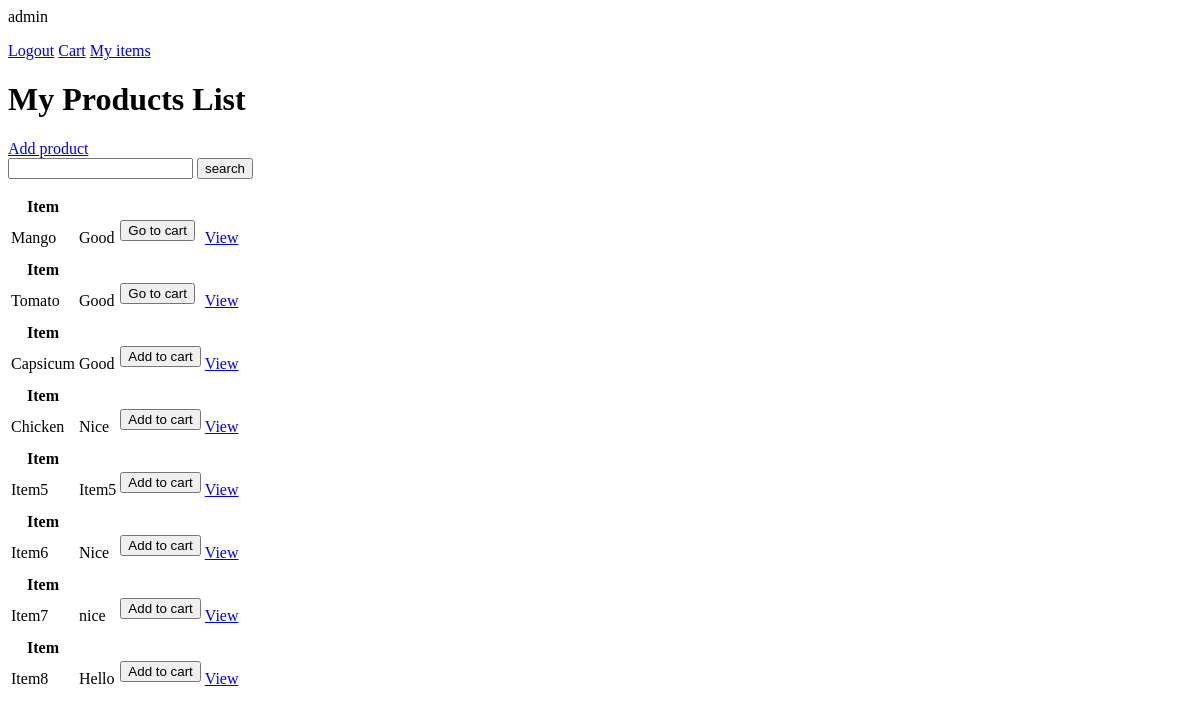
Before: / (signed in) with the older database file.
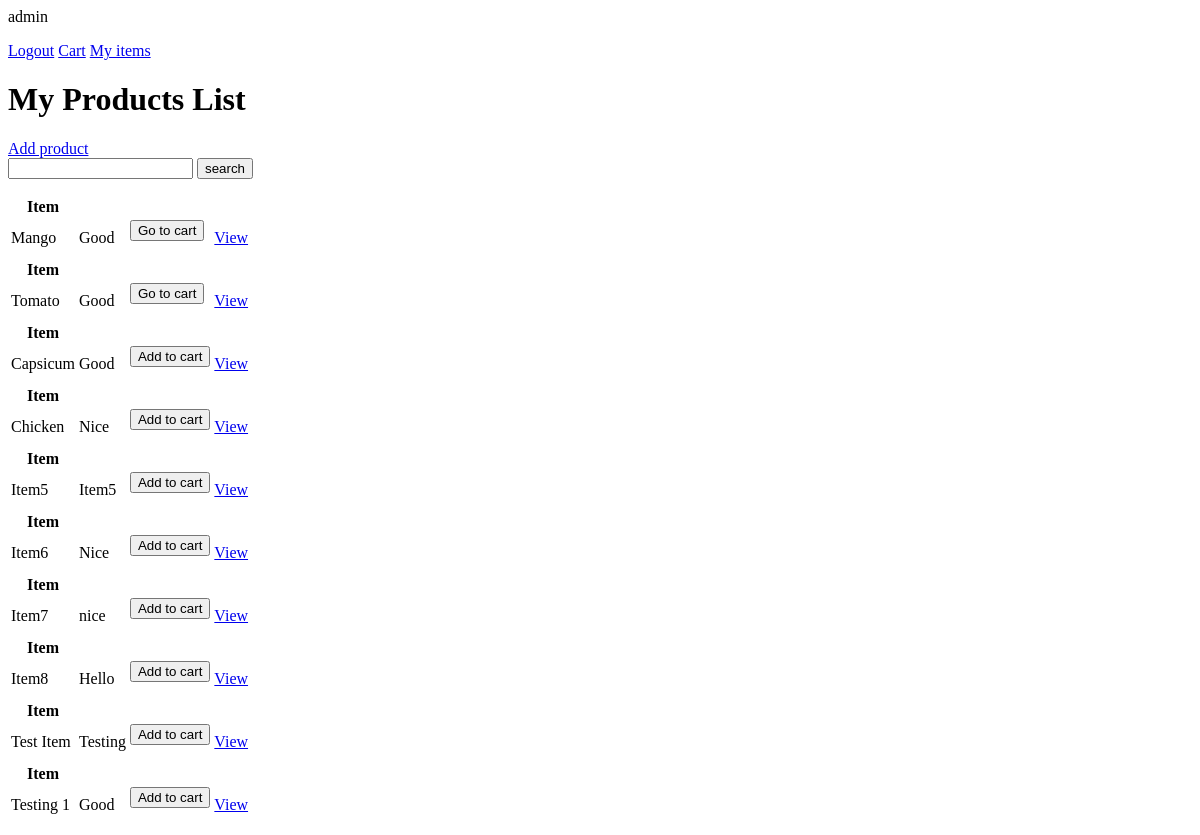
After: the same page with the newer database file.
### Base/models/product.py (models this page shows, shortened)
class Product(models.Model):
    title = models.CharField(max_length=250)
    description = models.TextField(max_length=250, blank=True, null=True)
    image = models.ImageField(upload_to='uploads/products/')
    price = models.IntegerField(default=0)
    created = models.DateTimeField(auto_now_add=True)
    category = models.ForeignKey(Categorie, on_delete=models.CASCADE, default=1)
    quantity = models.IntegerField(default=1)
    user = models.ForeignKey(User, on_delete=models.CASCADE, blank=True, null=True)
    class Meta:
        ordering = ['created']

### Base/views/productlist.py (the view)
# urls.py: path('',ProductList.as_view(),name='products'),
class ProductList(LoginRequiredMixin, ListView):
    model = Product
    context_object_name = 'products'
    template_name = 'base/product_list.html'
    def get_context_data(self, **kwargs):
        context = super().get_context_data(**kwargs)
        context['count'] = context['products'].count()
        search_input = self.request.GET.get('search-area') or ''
        if search_input:
            context['products'] = context['products'].filter(title__startswith=search_input)
        context['search_input'] = search_input
        return context

### Base/templatetags/isordered.py (called while the page is built)
@register.simple_tag
def is_ordered(request, product):
    try:
        cart_item = CartItem.objects.get(product=product.id, user=request.user)
    except:
        return None
    return cart_item.ordered

### Base/templates/Base/product_list.html (shortened to what this page needs)
{% load isordered %}
{% if request.user.is_authenticated %}
<p>{{request.user}}</p>
<a href="{%url 'logout'%}">Logout</a>
{% else %}
<a href="{%url 'login' %}">Login</a>
{% endif %}
<a href="{%url 'cart_items' request.user.id %}">Cart</a>
<a href="{% url 'all_user_products' user.id %}"> My items</a>
<h1>My Products List</h1>
<a href="{% url 'product_create'%}"> Add product</a>
<form method="GET">
<input type="text" name="search-area" value="{{search_input}}">
<input type="submit" value="search"></form>
<table>
{% for product in products  %}
<tr>
      <th>Item</th>
      <th></th>
</tr>
<tr>
      <td>{{product.title}}</td>
      <td>{{product.description}}</td>
      {% is_ordered request product as boolean %}
      {% if not boolean %}
            <td><form action="{%url 'create_item' product.id %}" method="POST">
            <input type="submit" value="Add to cart">
            </form></td>
      {% else %}
            <td><form action="{%url 'update_item' product.id %}">
            <input type="submit" value="Go to cart">
            </form></td>
      {% endif %}
     <td><a href="{%url 'product' product.id%}">View</a></td>
</tr>
{%empty%}
<h3> No Items are present</h3>
{% endfor %}
</table>

Changed rows visible on the page:
added Product: title "Test Item", description "Testing"
added Product: title "Testing 1", description "Good"
